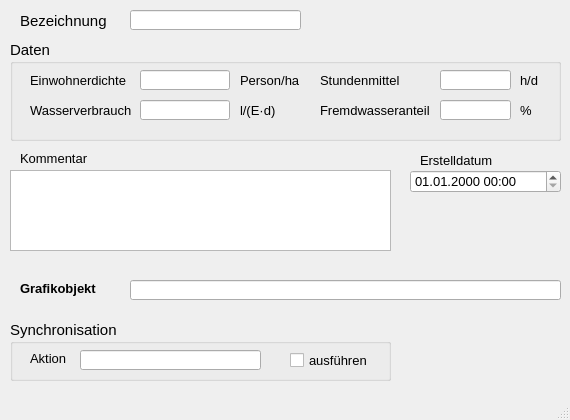
<?xml version="1.0" encoding="UTF-8"?>
<ui version="4.0">
 <class>MainWindow</class>
 <widget class="QMainWindow" name="MainWindow">
  <property name="enabled">
   <bool>true</bool>
  </property>
  <property name="geometry">
   <rect>
    <x>0</x>
    <y>0</y>
    <width>570</width>
    <height>420</height>
   </rect>
  </property>
  <property name="minimumSize">
   <size>
    <width>570</width>
    <height>420</height>
   </size>
  </property>
  <property name="font">
   <font>
    <family>Tahoma</family>
    <pointsize>10</pointsize>
   </font>
  </property>
  <property name="windowTitle">
   <string>Einzugsgebiet</string>
  </property>
  <widget class="QWidget" name="centralwidget">
   <widget class="QLabel" name="label">
    <property name="geometry">
     <rect>
      <x>20</x>
      <y>10</y>
      <width>101</width>
      <height>21</height>
     </rect>
    </property>
    <property name="font">
     <font>
      <family>Tahoma</family>
      <pointsize>11</pointsize>
     </font>
    </property>
    <property name="text">
     <string>Bezeichnung</string>
    </property>
   </widget>
   <widget class="QLabel" name="label_14">
    <property name="geometry">
     <rect>
      <x>20</x>
      <y>150</y>
      <width>81</width>
      <height>16</height>
     </rect>
    </property>
    <property name="text">
     <string>Kommentar</string>
    </property>
   </widget>
   <widget class="QLabel" name="label_70">
    <property name="geometry">
     <rect>
      <x>420</x>
      <y>150</y>
      <width>80</width>
      <height>20</height>
     </rect>
    </property>
    <property name="text">
     <string>Erstelldatum</string>
    </property>
   </widget>
   <widget class="QLineEdit" name="tgnam">
    <property name="geometry">
     <rect>
      <x>130</x>
      <y>10</y>
      <width>171</width>
      <height>20</height>
     </rect>
    </property>
    <property name="toolTip">
     <string>&lt;html&gt;&lt;head/&gt;&lt;body&gt;&lt;p&gt;Eindeutige Bezeichnung&lt;/p&gt;&lt;/body&gt;&lt;/html&gt;</string>
    </property>
    <property name="statusTip">
     <string>Eindeutige Bezeichnung</string>
    </property>
   </widget>
   <widget class="QTextEdit" name="kommentar">
    <property name="geometry">
     <rect>
      <x>10</x>
      <y>170</y>
      <width>381</width>
      <height>81</height>
     </rect>
    </property>
    <property name="toolTip">
     <string>&lt;html&gt;&lt;head/&gt;&lt;body&gt;&lt;p&gt;Platz für zusätzliche Kommentare.&lt;/p&gt;&lt;/body&gt;&lt;/html&gt;</string>
    </property>
    <property name="statusTip">
     <string>Platz für zusätzliche Kommentare.</string>
    </property>
   </widget>
   <widget class="QgsDateTimeEdit" name="createdat">
    <property name="geometry">
     <rect>
      <x>410</x>
      <y>170</y>
      <width>151</width>
      <height>23</height>
     </rect>
    </property>
    <property name="currentSection">
     <enum>QDateTimeEdit::DaySection</enum>
    </property>
    <property name="displayFormat">
     <string>dd.MM.yyyy HH:mm</string>
    </property>
   </widget>
   <widget class="QGroupBox" name="groupBox_3">
    <property name="geometry">
     <rect>
      <x>10</x>
      <y>40</y>
      <width>551</width>
      <height>101</height>
     </rect>
    </property>
    <property name="font">
     <font>
      <family>Tahoma</family>
      <pointsize>11</pointsize>
     </font>
    </property>
    <property name="title">
     <string>Daten</string>
    </property>
    <widget class="QLineEdit" name="fremdwas">
     <property name="geometry">
      <rect>
       <x>430</x>
       <y>60</y>
       <width>71</width>
       <height>20</height>
      </rect>
     </property>
     <property name="font">
      <font>
       <family>Tahoma</family>
       <pointsize>10</pointsize>
      </font>
     </property>
     <property name="toolTip">
      <string>&lt;html&gt;&lt;head/&gt;&lt;body&gt;&lt;p&gt;Zuschlag des Fremdwassers in Prozent des Schmutzwassers&lt;/p&gt;&lt;/body&gt;&lt;/html&gt;</string>
     </property>
     <property name="statusTip">
      <string>Zuschlag des Fremdwassers in Prozent des Schmutzwassers</string>
     </property>
    </widget>
    <widget class="QLabel" name="label_5">
     <property name="geometry">
      <rect>
       <x>20</x>
       <y>60</y>
       <width>110</width>
       <height>21</height>
      </rect>
     </property>
     <property name="font">
      <font>
       <family>Tahoma</family>
       <pointsize>10</pointsize>
      </font>
     </property>
     <property name="text">
      <string>Wasserverbrauch</string>
     </property>
    </widget>
    <widget class="QLabel" name="label_3">
     <property name="geometry">
      <rect>
       <x>20</x>
       <y>30</y>
       <width>110</width>
       <height>21</height>
      </rect>
     </property>
     <property name="font">
      <font>
       <family>Tahoma</family>
       <pointsize>10</pointsize>
      </font>
     </property>
     <property name="text">
      <string>Einwohnerdichte</string>
     </property>
    </widget>
    <widget class="QLabel" name="label_11">
     <property name="geometry">
      <rect>
       <x>510</x>
       <y>30</y>
       <width>41</width>
       <height>21</height>
      </rect>
     </property>
     <property name="font">
      <font>
       <family>Tahoma</family>
       <pointsize>10</pointsize>
      </font>
     </property>
     <property name="text">
      <string>h/d</string>
     </property>
    </widget>
    <widget class="QLineEdit" name="ewdichte">
     <property name="geometry">
      <rect>
       <x>130</x>
       <y>30</y>
       <width>90</width>
       <height>20</height>
      </rect>
     </property>
     <property name="font">
      <font>
       <family>Tahoma</family>
       <pointsize>10</pointsize>
      </font>
     </property>
     <property name="toolTip">
      <string>&lt;html&gt;&lt;head/&gt;&lt;body&gt;&lt;p&gt;Einwohnerdichte (zur Berechnung des häuslichen Schmutzwasseranfalls)&lt;/p&gt;&lt;/body&gt;&lt;/html&gt;</string>
     </property>
     <property name="statusTip">
      <string>Einwohnerdichte (zur Berechnung des häuslichen Schmutzwasseranfalls)</string>
     </property>
    </widget>
    <widget class="QLabel" name="label_8">
     <property name="geometry">
      <rect>
       <x>230</x>
       <y>30</y>
       <width>61</width>
       <height>21</height>
      </rect>
     </property>
     <property name="font">
      <font>
       <family>Tahoma</family>
       <pointsize>10</pointsize>
      </font>
     </property>
     <property name="text">
      <string>Person/ha</string>
     </property>
    </widget>
    <widget class="QLabel" name="label_6">
     <property name="geometry">
      <rect>
       <x>310</x>
       <y>30</y>
       <width>90</width>
       <height>20</height>
      </rect>
     </property>
     <property name="font">
      <font>
       <family>Tahoma</family>
       <pointsize>10</pointsize>
      </font>
     </property>
     <property name="text">
      <string>Stundenmittel</string>
     </property>
    </widget>
    <widget class="QLabel" name="label_20">
     <property name="geometry">
      <rect>
       <x>310</x>
       <y>60</y>
       <width>120</width>
       <height>20</height>
      </rect>
     </property>
     <property name="font">
      <font>
       <family>Tahoma</family>
       <pointsize>10</pointsize>
      </font>
     </property>
     <property name="text">
      <string>Fremdwasseranteil</string>
     </property>
    </widget>
    <widget class="QLabel" name="label_10">
     <property name="geometry">
      <rect>
       <x>230</x>
       <y>60</y>
       <width>41</width>
       <height>21</height>
      </rect>
     </property>
     <property name="font">
      <font>
       <family>Tahoma</family>
       <pointsize>10</pointsize>
      </font>
     </property>
     <property name="text">
      <string>l/(E·d)</string>
     </property>
    </widget>
    <widget class="QLabel" name="label_9">
     <property name="geometry">
      <rect>
       <x>510</x>
       <y>60</y>
       <width>41</width>
       <height>21</height>
      </rect>
     </property>
     <property name="font">
      <font>
       <family>Tahoma</family>
       <pointsize>10</pointsize>
      </font>
     </property>
     <property name="text">
      <string>%</string>
     </property>
    </widget>
    <widget class="QLineEdit" name="stdmittel">
     <property name="geometry">
      <rect>
       <x>430</x>
       <y>30</y>
       <width>71</width>
       <height>20</height>
      </rect>
     </property>
     <property name="font">
      <font>
       <family>Tahoma</family>
       <pointsize>10</pointsize>
      </font>
     </property>
     <property name="toolTip">
      <string>&lt;html&gt;&lt;head/&gt;&lt;body&gt;&lt;p&gt;Anzahl der Stunden pro Tag, an denen der Wasserverbrauch anfällt&lt;/p&gt;&lt;/body&gt;&lt;/html&gt;</string>
     </property>
     <property name="statusTip">
      <string>Anzahl der Stunden pro Tag, an denen der Wasserverbrauch anfällt</string>
     </property>
    </widget>
    <widget class="QLineEdit" name="wverbrauch">
     <property name="geometry">
      <rect>
       <x>130</x>
       <y>60</y>
       <width>90</width>
       <height>20</height>
      </rect>
     </property>
     <property name="font">
      <font>
       <family>Tahoma</family>
       <pointsize>10</pointsize>
      </font>
     </property>
     <property name="toolTip">
      <string>&lt;html&gt;&lt;head/&gt;&lt;body&gt;&lt;p&gt;Wassermenge pro Einwohner und Tag&lt;/p&gt;&lt;/body&gt;&lt;/html&gt;</string>
     </property>
     <property name="statusTip">
      <string>Wassermenge pro Einwohner und Tag</string>
     </property>
    </widget>
   </widget>
   <widget class="QLabel" name="label_21">
    <property name="geometry">
     <rect>
      <x>20</x>
      <y>280</y>
      <width>101</width>
      <height>16</height>
     </rect>
    </property>
    <property name="font">
     <font>
      <family>Tahoma</family>
      <pointsize>10</pointsize>
      <weight>75</weight>
      <bold>true</bold>
     </font>
    </property>
    <property name="text">
     <string>Grafikobjekt</string>
    </property>
   </widget>
   <widget class="QGroupBox" name="groupBox_sync">
    <property name="geometry">
     <rect>
      <x>10</x>
      <y>320</y>
      <width>381</width>
      <height>61</height>
     </rect>
    </property>
    <property name="font">
     <font>
      <family>Tahoma</family>
      <pointsize>11</pointsize>
     </font>
    </property>
    <property name="title">
     <string>Synchronisation</string>
    </property>
    <widget class="QCheckBox" name="status">
     <property name="geometry">
      <rect>
       <x>280</x>
       <y>30</y>
       <width>101</width>
       <height>21</height>
      </rect>
     </property>
     <property name="font">
      <font>
       <family>Tahoma</family>
       <pointsize>10</pointsize>
      </font>
     </property>
     <property name="toolTip">
      <string>Synchronisation aktivieren</string>
     </property>
     <property name="statusTip">
      <string>Synchronisation aktivieren</string>
     </property>
     <property name="text">
      <string>ausführen</string>
     </property>
    </widget>
    <widget class="QLabel" name="label_19">
     <property name="geometry">
      <rect>
       <x>20</x>
       <y>30</y>
       <width>51</width>
       <height>16</height>
      </rect>
     </property>
     <property name="font">
      <font>
       <family>Tahoma</family>
       <pointsize>10</pointsize>
      </font>
     </property>
     <property name="text">
      <string>Aktion</string>
     </property>
    </widget>
    <widget class="QLineEdit" name="aktion">
     <property name="geometry">
      <rect>
       <x>70</x>
       <y>30</y>
       <width>181</width>
       <height>20</height>
      </rect>
     </property>
     <property name="toolTip">
      <string>&lt;html&gt;&lt;head/&gt;&lt;body&gt;&lt;p&gt;Maßnahme zur Synchronisation&lt;/p&gt;&lt;/body&gt;&lt;/html&gt;</string>
     </property>
     <property name="statusTip">
      <string>Maßnahme zur Synchronisation</string>
     </property>
    </widget>
   </widget>
   <widget class="QLineEdit" name="objekt">
    <property name="geometry">
     <rect>
      <x>130</x>
      <y>280</y>
      <width>431</width>
      <height>20</height>
     </rect>
    </property>
    <property name="toolTip">
     <string>&lt;html&gt;&lt;head/&gt;&lt;body&gt;&lt;p&gt;Textbeschreibung (WKT) des Grafikobjekts&lt;/p&gt;&lt;/body&gt;&lt;/html&gt;</string>
    </property>
    <property name="statusTip">
     <string>Textbeschreibung des Grafikobjekts</string>
    </property>
   </widget>
  </widget>
  <widget class="QMenuBar" name="menubar">
   <property name="geometry">
    <rect>
     <x>0</x>
     <y>0</y>
     <width>570</width>
     <height>22</height>
    </rect>
   </property>
  </widget>
  <widget class="QStatusBar" name="statusbar"/>
 </widget>
 <customwidgets>
  <customwidget>
   <class>QgsDateTimeEdit</class>
   <extends>QDateTimeEdit</extends>
   <header>qgsdatetimeedit.h</header>
  </customwidget>
 </customwidgets>
 <tabstops>
  <tabstop>tgnam</tabstop>
  <tabstop>ewdichte</tabstop>
  <tabstop>wverbrauch</tabstop>
  <tabstop>stdmittel</tabstop>
  <tabstop>fremdwas</tabstop>
  <tabstop>kommentar</tabstop>
 </tabstops>
 <resources/>
 <connections/>
</ui>
